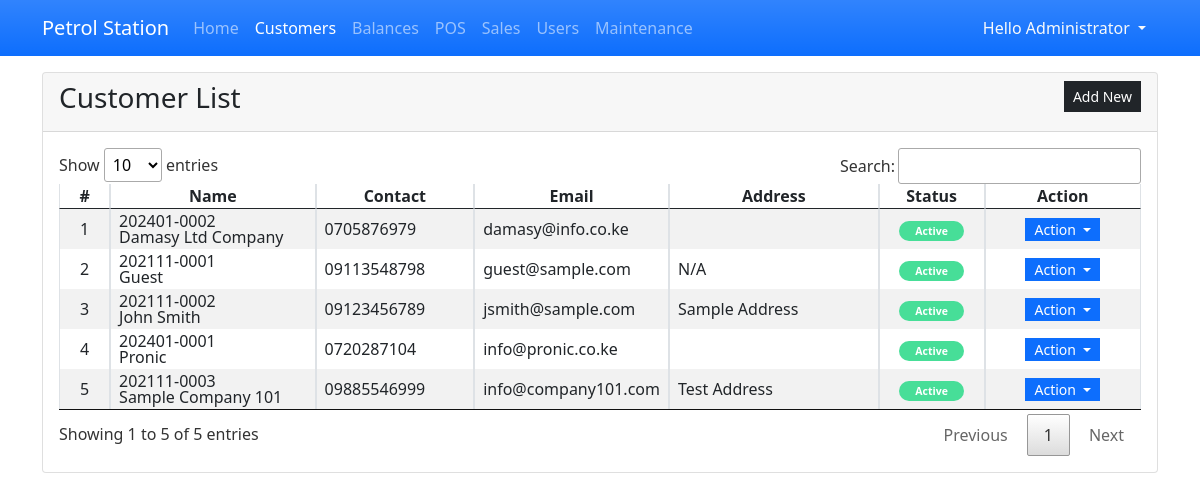
Screenshot of /?page=customer (signed in) with the database file from the repository.
### tables this page shows
CREATE TABLE `customer_list` (
            `customer_id` INTEGER NOT NULL PRIMARY KEY AUTOINCREMENT,
            `customer_code` TEXT NOT NULL,
            `fullname` TEXT NOT NULL,
            `contact` TEXT NOT NULL,
            `email` TEXT NOT NULL,
            `address` TEXT NOT NULL,
            `status` INTEGER NOT NULL DEFAULT 1
        );

### customer.php (the view, shortened to what this page needs)
<div class="card">
    <div class="card-header d-flex justify-content-between">
        <h3 class="card-title">Customer List</h3>
        <div class="card-tools align-middle">
            <button class="btn btn-dark btn-sm py-1 rounded-0" type="button" id="create_new">Add New</button>
        </div>
    </div>
    <div class="card-body">
        <table class="table table-hover table-striped table-bordered">
            <colgroup>
                <col width="5%">
                <col width="20%">
                <col width="15%">
                <col width="15%">
                <col width="20%">
                <col width="10%">
                <col width="15%">
            </colgroup>
            <thead>
                <tr>
                    <th class="text-center p-0">#</th>
                    <th class="text-center p-0">Name</th>
                    <th class="text-center p-0">Contact</th>
                    <th class="text-center p-0">Email</th>
                    <th class="text-center p-0">Address</th>
                    <th class="text-center p-0">Status</th>
                    <th class="text-center p-0">Action</th>
                </tr>
            </thead>
            <tbody>
                <?php
                $sql = "SELECT * FROM `customer_list` order by `fullname` asc";
                $qry = $conn->query($sql);
                $i = 1;
                    while($row = $qry->fetchArray()):
                ?>
                <tr>
                    <td class="text-center p-1"><?php echo $i++; ?></td>
                    <td class="py-1 px-2">
                        <div class="lh-1">
                            <span><?php echo $row['customer_code'] ?></span><br>
                            <span><?php echo $row['fullname'] ?></span>
                        </div>
                    </td>
                    <td class="py-1 px-2"><?php echo $row['contact'] ?></td>
                    <td class="py-1 px-2"><?php echo $row['email'] ?></td>
                    <td class="py-1 px-2 text-truncate"><?php echo $row['address'] ?></td>
                    <td class="py-1 px-2 text-center">
                        <?php
                        if($row['status'] == 1){
                            echo  '<span class="py-1 px-3 badge rounded-pill bg-success"><small>Active</small></span>';
                        }else{
                            echo  '<span class="py-1 px-3 badge rounded-pill bg-danger"><small>Inactive</small></span>';
                        }
                        ?>
                    </td>
                    <td class="text-center py-1 px-2">
                        <div class="btn-group" role="group">
                            <button id="btnGroupDrop1" type="button" class="btn btn-primary dropdown-toggle btn-sm rounded-0 py-0" data-bs-toggle="dropdown" aria-expanded="false">
                            Action
                            </button>
                        </div>
                    </td>
                </tr>
                <?php endwhile; ?>
            </tbody>
        </table>
    </div>
</div>

### index.php (style rules this page uses)
:root { --bs-success-rgb:71, 222, 152 !important; }
html,body { height:100%; width:100%; }

### rows the page displays
customer_list: customer_code "202401-0002", fullname "Damasy Ltd Company", contact "0705876979", email "damasy@info.co.ke", status "Active"
customer_list: customer_code "202111-0001", fullname "Guest", contact "09113548798", email "guest@sample.com", address "N/A", status "Active"
customer_list: customer_code "202111-0002", fullname "John Smith", contact "09123456789", email "jsmith@sample.com", address "Sample Address", status "Active"
customer_list: customer_code "202401-0001", fullname "Pronic", contact "0720287104", email "info@pronic.co.ke", status "Active"
customer_list: customer_code "202111-0003", fullname "Sample Company 101", contact "09885546999", email "info@company101.com", address "Test Address", status "Active"

### other values shown
$_SESSION['fullname'] "Administrator"
